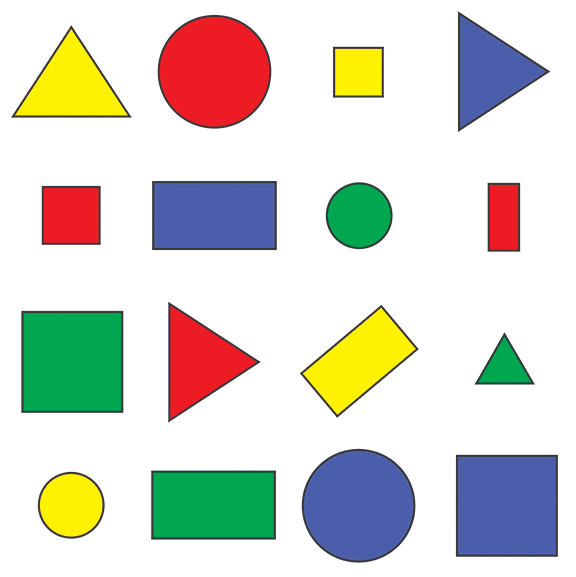
#> input picture datas/images/shapes.png, 576 x 577 px
$ python 22_Contours.py
#> lines starting #> are read from the running program, lines starting #| are printed output that depends on the picture; after the words box and inside, x2 and y2 are one past the last pixel; in counts of white or black regions, pixels touching at a corner belong together
# 외곽선 찾고 도형의 종류 판별하기

# 모듈 불러오기
import cv2 as cv
import numpy as np
import os

# 이미지 불러오기
strfile = os.getcwd() + "/datas/images/shapes.png"
img = cv.imread(strfile)
#> img is the input picture: shape (577, 576, 3); mean B, G, R 205.1, 214.3, 214.2

# gray, thresh 변환하기
img_gray = cv.cvtColor(img, cv.COLOR_BGR2GRAY)
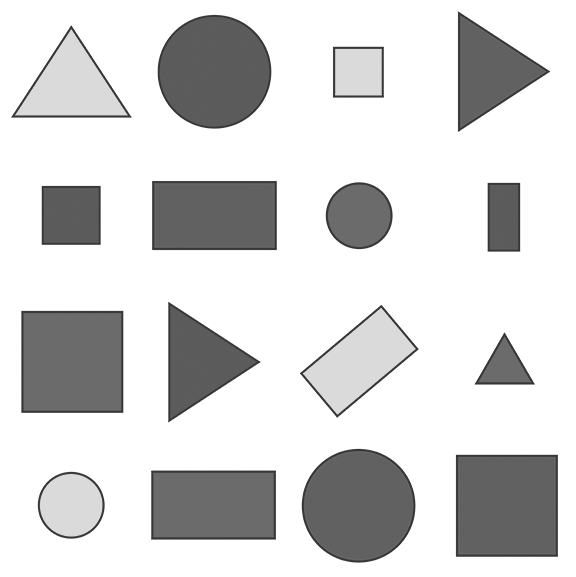
#> img_gray: shape (577, 576); min 54, max 255, mean 213.2
result, img_thresh = cv.threshold(img_gray, 127, 255, cv.THRESH_BINARY_INV)
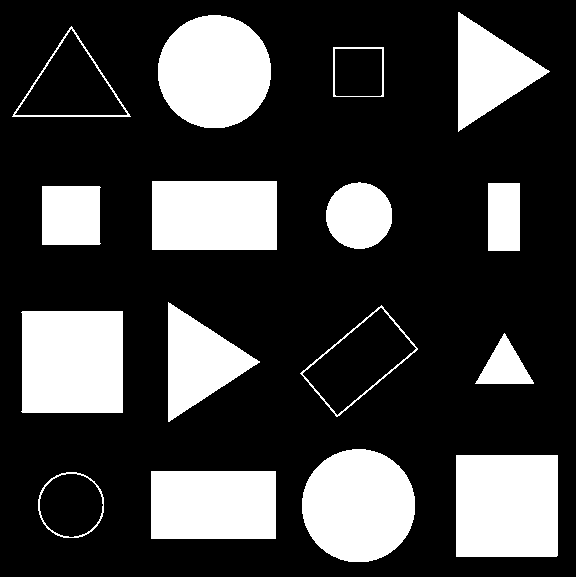
#> img_thresh: shape (577, 576); 24.6% white; 16 white regions

cv.imshow("TITLE", img_thresh)
cv.waitKey(0)

# 외곽선 찾기
contours, hierarchy = cv.findContours(img_thresh, cv.RETR_EXTERNAL, cv.CHAIN_APPROX_NONE )
#> contours = 16 contours; largest, box (x1, y1, x2, y2) and area: (456, 455, 558, 557) 10200, (21, 311, 123, 413) 10102, (302, 449, 415, 562) 9938, (158, 15, 271, 128) 9934, (152, 181, 277, 250) 8432
print("hierachy : ", hierarchy)
#> (printed output is left out)

# 외곽선이 그려질 빈 영역 생성하기
img_blank = np.copy(img)
img_blank[:] = 255
#> img_blank: shape (577, 576, 3); every value is 255

for contour in contours:
    # 면적 구하기
    area = cv.contourArea(contour)
    print("area : ", area)

    # 그려보기
    color = (255, 0, 0)
    thickness = 1
    cv.drawContours(img_blank, contour, -1, color, thickness)

    # 외곽선 길이 구하기
    peri = cv.arcLength(contour, True)

    # 외곽선 구하기
    epsilon = 0.02 * peri
    approx = cv.approxPolyDP(contour, epsilon, True)

    # 경계 사각형 그리기
    x, y, w, h = cv.boundingRect(approx)

    cv.rectangle(img_blank, (x, y), (x+w, y+h), (0, 255, 0), 2)

    print("shape : ", len(approx))

    # 출력하기
    cv.imshow("TITLE", img_blank)
    cv.waitKey(0)
#> this loop made 16 passes
#> (area, peri, epsilon, approx, x, y, w, h) on passes 2, 3, 5, 6, 7, 8, 9: (8308, 382, 7.64, [[151, 471], [151, 538], [275, 538], [275, 471]], 151, 471, 125, 68), (10200.5, 403.4, 8.07, [[456, 455], [456, 556], [556, 556], [557, 455]], 456, 455, 102, 102), (1455, 182, 3.64, [[533, 382], [504, 333], [475, 383]], 475, 333, 59, 51), (10102, 403.7, 8.07, [[22, 311], [21, 411], [122, 412], [122, 311]], 21, 311, 102, 102), (6015.5, 334.7, 6.69, [[381, 305], [300, 373], [336, 416], [417, 349]], 300, 305, 118, 112), (5427, 350.9, 7.02, [[168, 302], [169, 421], [259, 361]], 168, 302, 92, 120), (3308, 231.7, 4.63, [[42, 186], [42, 244], [99, 244], [100, 187]], 42, 186, 59, 59)
#> (area, peri, epsilon, x, y, w, h) on passes 1, 4, 11, 15: (3378.5, 217.2, 4.34, 39, 473, 65, 64), (9938.5, 372.4, 7.45, 302, 450, 113, 112), (3378, 217.5, 4.35, 326, 183, 66, 66), (9934, 371.8, 7.44, 158, 16, 113, 112)
#> (printed output is left out)
#> pass 1, `cv.imshow("TITLE", img_blank)`:
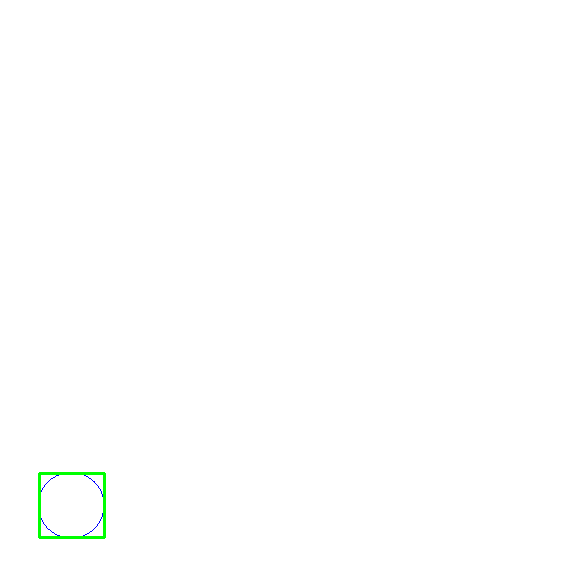
#> window 'TITLE': shape (577, 576, 3); mean B, G, R 254.4, 254.9, 254.3
#> pass 2, `cv.imshow("TITLE", img_blank)`:
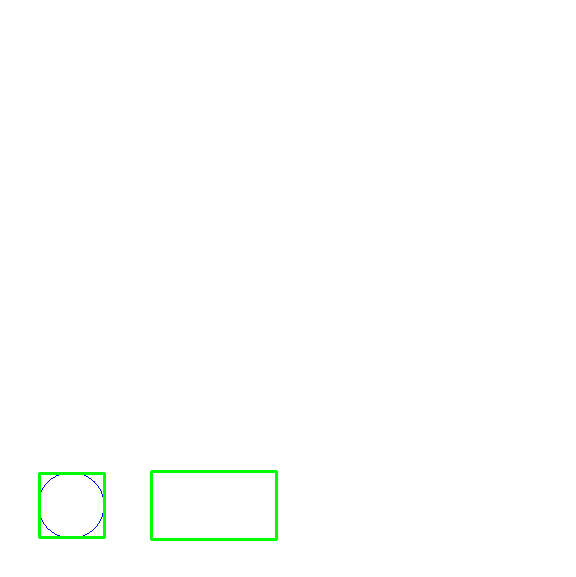
#> window 'TITLE': shape (577, 576, 3); mean B, G, R 253.5, 254.9, 253.4
#> after the loop:
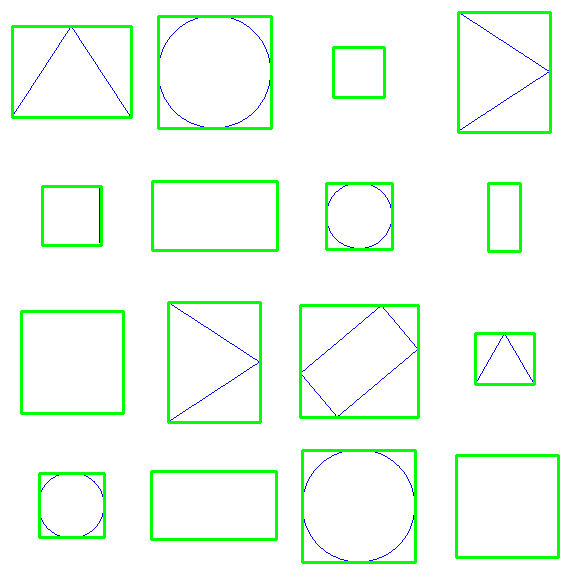
#> img_blank: shape (577, 576, 3); mean B, G, R 242.2, 253.8, 241
